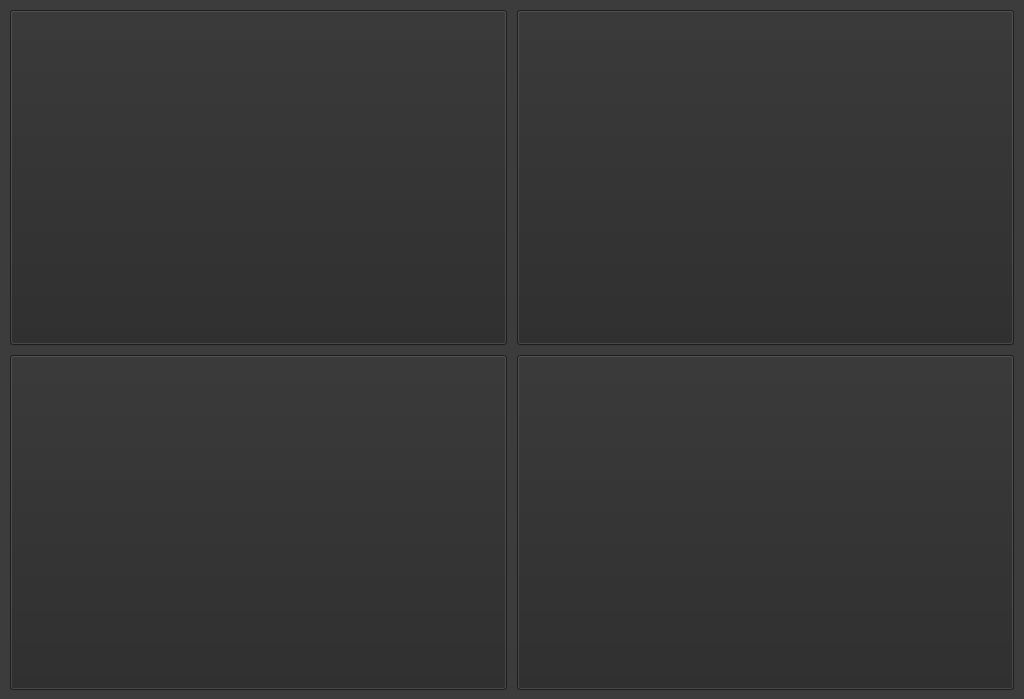
<?xml version="1.0" encoding="UTF-8"?>
<ui version="4.0">
 <class>FormDashbord</class>
 <widget class="QWidget" name="FormDashbord">
  <property name="geometry">
   <rect>
    <x>0</x>
    <y>0</y>
    <width>1024</width>
    <height>699</height>
   </rect>
  </property>
  <property name="windowTitle">
   <string>       D A S H B O A R D</string>
  </property>
  <property name="styleSheet">
   <string notr="true">background-color:rgb(60, 60, 60)</string>
  </property>
  <widget class="QPushButton" name="BT_employees">
   <property name="geometry">
    <rect>
     <x>10</x>
     <y>10</y>
     <width>497</width>
     <height>335</height>
    </rect>
   </property>
   <property name="styleSheet">
    <string notr="true">background-color: rgb(40, 40, 40);
</string>
   </property>
   <property name="text">
    <string/>
   </property>
   <property name="icon">
    <iconset>
     <normaloff>img/employees.png</normaloff>img/employees.png</iconset>
   </property>
   <property name="iconSize">
    <size>
     <width>220</width>
     <height>220</height>
    </size>
   </property>
  </widget>
  <widget class="QPushButton" name="BT_history">
   <property name="geometry">
    <rect>
     <x>517</x>
     <y>10</y>
     <width>497</width>
     <height>335</height>
    </rect>
   </property>
   <property name="styleSheet">
    <string notr="true">background-color:rgb(40, 40, 40);</string>
   </property>
   <property name="text">
    <string/>
   </property>
   <property name="icon">
    <iconset>
     <normaloff>img/history.png</normaloff>img/history.png</iconset>
   </property>
   <property name="iconSize">
    <size>
     <width>180</width>
     <height>180</height>
    </size>
   </property>
  </widget>
  <widget class="QPushButton" name="BT_timezone">
   <property name="geometry">
    <rect>
     <x>10</x>
     <y>355</y>
     <width>497</width>
     <height>335</height>
    </rect>
   </property>
   <property name="styleSheet">
    <string notr="true">background-color:rgb(40, 40, 40);</string>
   </property>
   <property name="text">
    <string/>
   </property>
   <property name="icon">
    <iconset>
     <normaloff>img/acces2.gif</normaloff>img/acces2.gif</iconset>
   </property>
   <property name="iconSize">
    <size>
     <width>200</width>
     <height>200</height>
    </size>
   </property>
  </widget>
  <widget class="QPushButton" name="BT_system">
   <property name="geometry">
    <rect>
     <x>517</x>
     <y>355</y>
     <width>497</width>
     <height>335</height>
    </rect>
   </property>
   <property name="styleSheet">
    <string notr="true">background-color:rgb(40, 40, 40);</string>
   </property>
   <property name="text">
    <string/>
   </property>
   <property name="icon">
    <iconset>
     <normaloff>img/connection.png</normaloff>img/connection.png</iconset>
   </property>
   <property name="iconSize">
    <size>
     <width>220</width>
     <height>220</height>
    </size>
   </property>
  </widget>
 </widget>
 <resources/>
 <connections/>
</ui>
